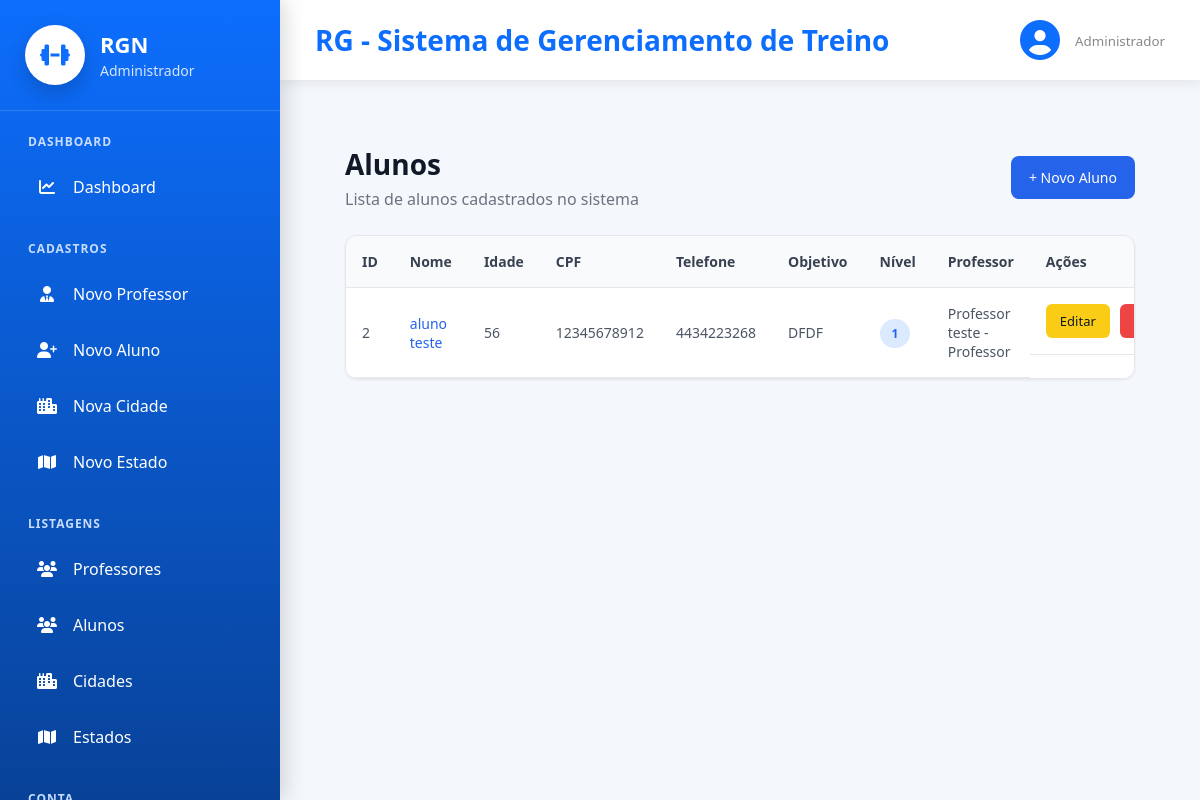
/cadastros/listar/aluno/ (signed in), run on an earlier commit of the app's database.
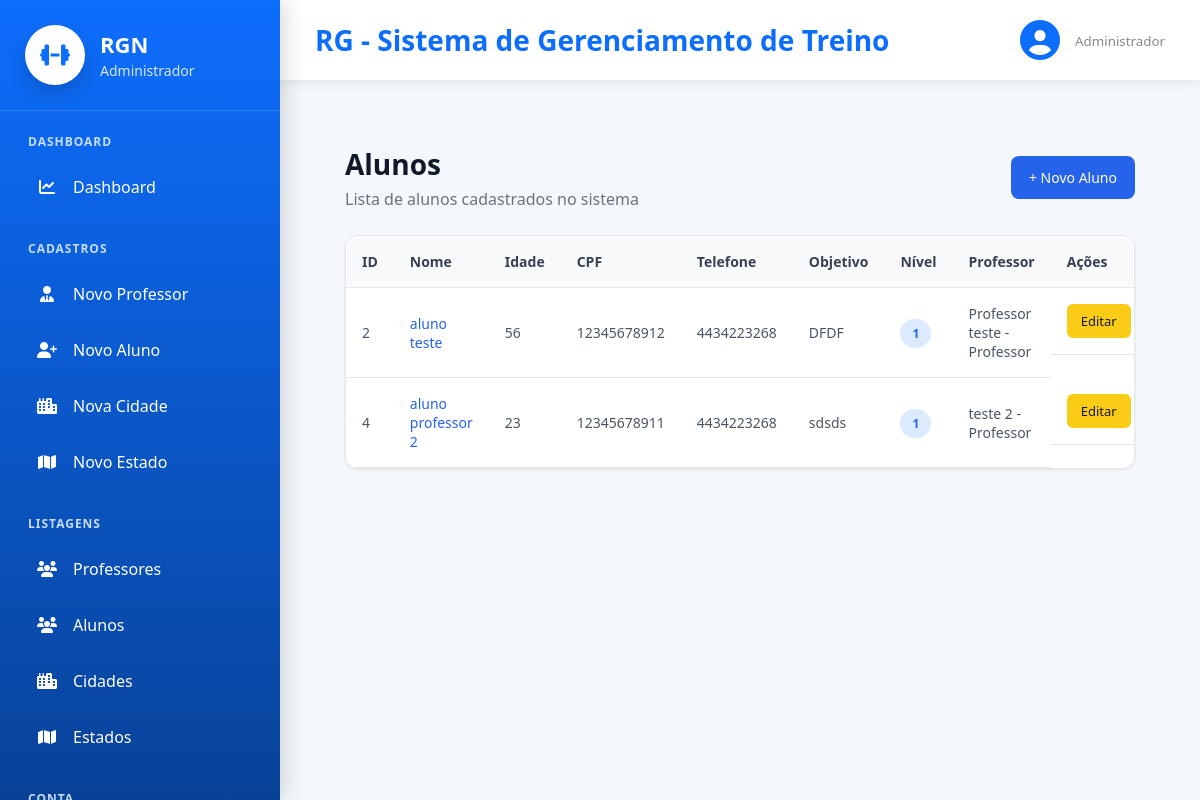
And on a later commit of the database.
### cadastros/models.py (models this page shows)
class Auditoria(models.Model):
    cadastrado_em = models.DateTimeField(auto_now_add=True, verbose_name="Cadastrado em")
    atualizado_em = models.DateTimeField(auto_now=True, verbose_name="Atualizado em")
    class Meta:
        abstract = True

class Pessoa(Auditoria):
    TIPO_CHOICES = [
        ('ALUNO', 'Aluno'),
        ('PROFESSOR', 'Professor')
    ]
    SEXO_CHOICES = [
        ('M', 'Masculino'),
        ('F', 'Feminino'),
        ('O', 'Outro'),
    ]
    NIVEL_CHOICES = [
        (1, 'Iniciante'),
        (2, 'Intermediário'),
        (3, 'Avançado'),
    ]
    tipo = models.CharField(max_length=20, choices=TIPO_CHOICES, verbose_name="Tipo de Pessoa")
    nome = models.CharField(max_length=50, verbose_name="Nome")
    idade = models.IntegerField(verbose_name="Idade", null=True, blank=True)
    cpf = models.CharField(max_length=11, unique=True, verbose_name="CPF")
    telefone = models.CharField(max_length=15, verbose_name="Telefone")
    objetivo = models.TextField(verbose_name="Objetivo", null=True, blank=True)
    sexo = models.CharField(max_length=20, choices=SEXO_CHOICES, verbose_name="Sexo", null=True, blank=True)
    nivel = models.IntegerField(choices=NIVEL_CHOICES, verbose_name="Nível", null=True, blank=True)
    cidade = models.ForeignKey(Cidade, on_delete=models.PROTECT)
    professor = models.ForeignKey("self", on_delete=models.PROTECT, related_name="alunos", limit_choices_to={"tipo": "PROFESSOR"}, null=True, blank=True)
    usuario = models.OneToOneField("auth.User", on_delete=models.CASCADE, related_name="pessoa_usuario")
    def __str__(self):
        return f"{self.nome} - {self.get_tipo_display()}"

### cadastros/views.py (the view)
# urls.py: path('listar/aluno/', AlunoList.as_view(), name="listar-aluno"),
class AlunoList(LoginRequiredMixin, GroupRequiredMixin, ListView):
    login_url = reverse_lazy('login')
    model = Pessoa
    template_name = "cadastros/listar_alunos.html"
    group_required = ["Professor", "Administrador"]
    def get_queryset(self):
        queryset = Pessoa.objects.filter(tipo="ALUNO")
        if self.request.user.is_superuser:
            return queryset
        return queryset.filter(
            professor=self.request.user.pessoa_usuario
        )

### cadastros/context_processors.py (called while the page is built)
def usuario_grupos(request):
    contexto = {
        "is_admin": False,
        "is_professor": False,
        "is_aluno": False,
    }
    if request.user.is_authenticated:
        contexto["is_admin"] = (
            request.user.is_superuser or
            request.user.groups.filter(name="Administrador").exists()
        )
        contexto["is_professor"] = request.user.groups.filter(
            name="Professor"
        ).exists()
        contexto["is_aluno"] = request.user.groups.filter(
            name="Aluno"
        ).exists()
    return contexto

### cadastros/templates/cadastros/listar_alunos.html
{% extends 'modelo.html' %}
{% load static %}
{% block css %}
<link rel="stylesheet" href="{% static 'css/cadastros/listar_alunos.css' %}">
<link rel="stylesheet" href="{% static 'css/paginas/modelo.css' %}">
{% endblock %}
{% block main %}
<div class="list-container">
    <div class="list-header">
        <div>
            <h2>Alunos</h2>
            <p>Lista de alunos cadastrados no sistema</p>
        </div>
        <a href="{% url 'cadastrar-aluno' %}" class="btn-novo">
            + Novo Aluno
        </a>
    </div>
    <div class="table-container">
        <table class="table-list">
            <thead>
                <tr>
                    <th>ID</th>
                    <th>Nome</th>
                    <th>Idade</th>
                    <th>CPF</th>
                    <th>Telefone</th>
                    <th>Objetivo</th>
                    <th>Nível</th>
                    <th>Professor</th>
                    <th>Ações</th>
                </tr>
            </thead>
            <tbody>
                {% for aluno in object_list %}
                <tr>
                    <td>{{ aluno.id }}</td>
                    <td>
                        <a href="{% url 'detalhe-aluno' aluno.id %}" class="link-aluno">
                            {{ aluno.nome }}
                        </a>
                    </td>
                    <td>{{ aluno.idade }}</td>
                    <td>{{ aluno.cpf }}</td>
                    <td>{{ aluno.telefone }}</td>
                    <td>{{ aluno.objetivo }}</td>
                    <td><span class="badge">{{ aluno.nivel }}</span></td>
                    <td>{{ aluno.professor }}</td>
                    <td class="acoes">
                        <a href="{% url 'editar-aluno' aluno.id %}" class="btn-editar">Editar</a>
                        <a href="{% url 'excluir-aluno' aluno.id %}" class="btn-deletar">Excluir</a>
                    </td>
                </tr>
                {% empty %}
                <tr>
                    <td colspan="9" class="sem-registro">Nenhum aluno cadastrado.</td>
                </tr>
                {% endfor %}
            </tbody>
        </table>
    </div>
</div>
{% endblock %}

### paginas/templates/modelo.html (shortened to what this page needs)
{% load static %}
<!DOCTYPE html>
<html lang="pt-br">
<head>
    <link rel="stylesheet" href="{% static 'css/paginas/modelo.css' %}">
    <link rel="stylesheet" href="{% static 'css/paginas/menu.css' %}">
    <link rel="stylesheet" href="{% static 'css/paginas/dashboard/dashboard_admin.css' %}">
    <link rel="stylesheet" href="{% static 'css/paginas/dashboard/dashboard_aluno.css' %}">
    <link rel="stylesheet" href="{% static 'css/paginas/dashboard/dashboard_professor.css' %}">
    <link rel="stylesheet"
          href="https://cdnjs.cloudflare.com/ajax/libs/font-awesome/6.7.2/css/all.min.css">
    {% block css %}
    {% endblock %}
</head>
<body>
<div class="layout">
    {% if request.user.is_authenticated %}
        {% if is_admin %}
            {% include 'menus/menu_admin.html' %}
        {% elif is_professor %}
            {% include 'menus/menu_professor.html' %}
        {% elif is_aluno %}
            {% include 'menus/menu_aluno.html' %}
        {% endif %}
    {% endif %}
    <div class="main-area">
        <header class="topbar">
            <div class="titulo">
                <h2>
                    {% block titulo %}
                        RG - Sistema de Gerenciamento de Treino
                    {% endblock %}
                </h2>
            </div>
            {% if request.user.is_authenticated %}
            <div class="usuario">
                <i class="fas fa-circle-user"></i>
                <div>
                    <small>
                        {% if is_admin %}
                            Administrador
                        {% elif is_professor %}
                            Professor
                        {% elif is_aluno %}
                            Aluno
                        {% endif %}
                    </small>
                </div>
            </div>
            {% endif %}
        </header>
        <main class="conteudo">
            {% block main %}
            {% endblock %}
        </main>
    </div>
</div>
</body>
</html>

### paginas/templates/menus/menu_admin.html (shortened to what this page needs)
{% load static %}
<aside class="aside-menu">
    <div class="logo">
        <div class="logo-icon">
            <i class="fas fa-dumbbell"></i>
        </div>
        <div class="logo-text">
            <h2>RGN</h2>
            <span>Administrador</span>
        </div>
    </div>
    <nav>
        <div class="menu-section">
            <h4>Dashboard</h4>
            <a href="{% url 'inicio' %}">
                <i class="fas fa-chart-line"></i>
                Dashboard
            </a>
        </div>
        <div class="menu-section">
            <h4>Cadastros</h4>
            <a href="{% url 'cadastrar-professor' %}">
                <i class="fas fa-user-tie"></i>
                Novo Professor
            </a>
            <a href="{% url 'cadastrar-aluno' %}">
                <i class="fas fa-user-plus"></i>
                Novo Aluno
            </a>
            <a href="{% url 'cadastrar-cidade' %}">
                <i class="fas fa-city"></i>
                Nova Cidade
            </a>
            <a href="{% url 'cadastrar-estado' %}">
                <i class="fas fa-map"></i>
                Novo Estado
            </a>
        </div>
        <div class="menu-section">
            <h4>Listagens</h4>
            <a href="{% url 'listar-professor' %}">
                <i class="fas fa-users"></i>
                Professores
            </a>
            <a href="{% url 'listar-aluno' %}">
                <i class="fas fa-users"></i>
                Alunos
            </a>
            <a href="{% url 'listar-cidade' %}">
                <i class="fas fa-city"></i>
                Cidades
            </a>
            <a href="{% url 'listar-estado' %}">
                <i class="fas fa-map"></i>
                Estados
            </a>
        </div>
        <div class="menu-section">
            <h4>Conta</h4>
        </div>
    </nav>
</aside>

### static/css/paginas/modelo.css (style rules this page uses)
* { margin:0; padding:0; box-sizing:border-box; font-family:"Segoe UI",sans-serif; }
body { background:#f4f7fb; color:#2c3e50; }
.layout { display:flex; min-height:100vh; }
.aside-menu { width:280px; background:linear-gradient(180deg,#0d6efd,#084298); color:#fff; display:flex; flex-direction:column; position:fixed; left:0; top:0; bottom:0; box-shadow:5px 0 20px rgba(0,0,0,.15); overflow-y:auto; }
.logo { display:flex; align-items:center; gap:15px; padding:25px; border-bottom:1px solid rgba(255,255,255,.15); }
.logo-icon { width:60px; height:60px; border-radius:50%; background:#fff; color:#0d6efd; display:flex; justify-content:center; align-items:center; font-size:24px; }
.logo-text h2 { font-size:22px; }
.logo-text span { color:#d7e6ff; font-size:14px; }
.menu-section { margin-bottom:28px; }
.menu-section h4 { color:#c7dcff; text-transform:uppercase; font-size:12px; margin-bottom:12px; letter-spacing:1px; }
.menu-section a { display:flex; align-items:center; gap:15px; color:white; text-decoration:none; padding:14px 18px; border-radius:12px; transition:.3s; margin-bottom:6px; }
.menu-section i { width:22px; text-align:center; }
.main-area { margin-left:280px; width:calc(100% - 280px); display:flex; flex-direction:column; }
.topbar { height:80px; background:white; display:flex; justify-content:space-between; align-items:center; padding:0 35px; box-shadow:0 3px 12px rgba(0,0,0,.08); }
.titulo h2 { color:#0d6efd; font-size:28px; }
.usuario { display:flex; align-items:center; gap:15px; }
.usuario i { font-size:40px; color:#0d6efd; }
.usuario small { color:#888; }
.conteudo { flex:1; padding:35px; }

### static/css/paginas/menu.css (style rules this page uses)
.aside-menu { width:270px; min-height:100vh; background:linear-gradient(180deg,#0B5ED7,#0A53BE); color:#fff; display:flex; flex-direction:column; box-shadow:6px 0 18px rgba(0,0,0,.12); }
.logo { padding:28px 22px; display:flex; align-items:center; gap:15px; border-bottom:1px solid rgba(255,255,255,.15); }
.logo-icon { width:58px; height:58px; border-radius:50%; background:white; color:#0B5ED7; display:flex; justify-content:center; align-items:center; font-size:24px; box-shadow:0 8px 20px rgba(0,0,0,.18); }
.logo-text h2 { font-size:23px; font-weight:700; }
.logo-text span { color:#d7e7ff; font-size:13px; }
nav { flex:1; padding:22px 18px; }
.menu-section { margin-bottom:30px; }
.menu-section h4 { color:#d2e3ff; font-size:12px; text-transform:uppercase; letter-spacing:1px; margin-bottom:12px; padding-left:10px; }
.menu-section a { display:flex; align-items:center; gap:14px; text-decoration:none; color:white; padding:13px 16px; border-radius:12px; transition:.25s; margin-bottom:6px; }
.menu-section a i { width:22px; text-align:center; font-size:16px; }

### static/css/paginas/dashboard/dashboard_admin.css (style rules this page uses)
* { margin:0; padding:0; box-sizing:border-box; }

### static/css/cadastros/listar_alunos.css (style rules this page uses)
.list-container { padding: 30px; }
.list-header { display: flex; align-items: center; justify-content: space-between; margin-bottom: 25px; }
.list-header h2 { font-size: 28px; color: #111827; margin-bottom: 5px; }
.list-header p { color: #6b7280; }
.btn-novo { background: #2563eb; color: #fff; padding: 12px 18px; border-radius: 8px; text-decoration: none; font-size: 14px; font-weight: 500; }
.table-container { background: #fff; border-radius: 12px; overflow-x: auto; border: 1px solid #e5e7eb; box-shadow: 0 1px 3px rgba(0,0,0,0.08); }
.table-list { width: 100%; border-collapse: collapse; min-width: 850px; }
.link-aluno { text-decoration: none; color: #2563eb; font-weight: 500; }
.table-list thead { background: #f9fafb; }
.table-list th, .table-list td { padding: 16px; text-align: left; font-size: 14px; border-bottom: 1px solid #e5e7eb; }
.table-list th { color: #374151; }
.table-list td { color: #4b5563; }
.badge { background: #dbeafe; color: #2563eb; padding: 6px 12px; border-radius: 20px; font-size: 12px; font-weight: 600; }
.acoes { display: flex; gap: 10px; }
.btn-editar, .btn-deletar { padding: 8px 14px; border-radius: 6px; text-decoration: none; font-size: 13px; }
.btn-editar { background: #facc15; color: #111827; }

What changed in the data, as far as the page shows it:
added Pessoa: id "4", nome "aluno professor 2", idade "23", cpf "12345678911", telefone "4434223268", objetivo "sdsds", nivel "1", professor "teste 2 - Professor"
